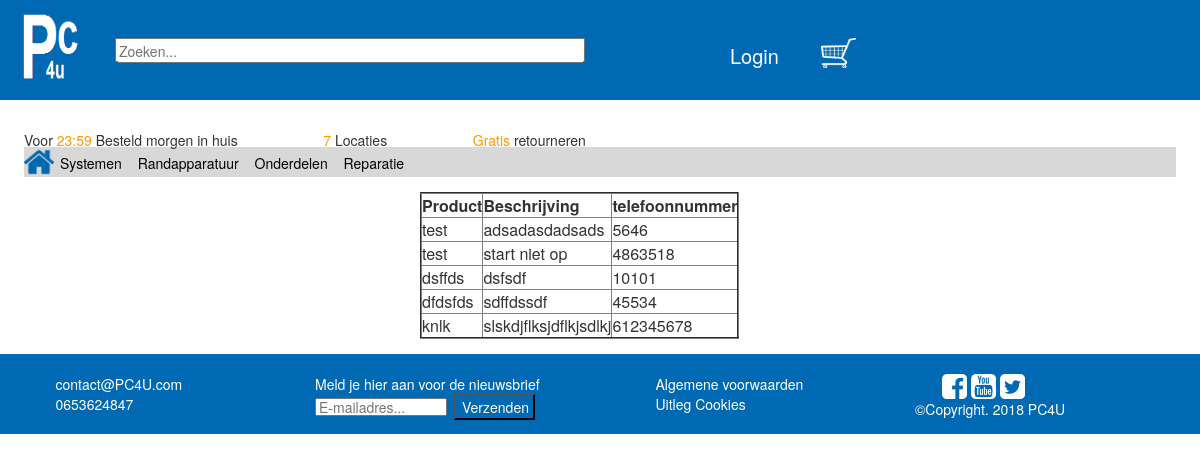
The page /reparaties.php on the database its author committed.
### tables this page shows
CREATE TABLE `productreparaties` (
  `Product` text NOT NULL,
  `Beschrijving` text NOT NULL,
  `telefoonnummer` int(15) NOT NULL
);

### reparaties.php (the view, shortened to what this page needs)
<?php
include("header/header.php");
$conn = mysqli_connect("localhost","root","", "phpopdracht");
$result = $conn->query("SELECT * FROM productreparaties");
?>
<table border="2px solid">
    <tr>
    <th>Product </th>
    <th>Beschrijving</th>
    <th>telefoonnummer </th>
    </tr>
<?php
while ($row = mysqli_fetch_assoc($result))
{?>
<tr>
    <td class='Producten'><?php echo $row['Product']?> </td>
    <td class='Producten'><?php echo $row['Beschrijving']?> </td>
    <td class='Producten'><?php echo $row['telefoonnummer']?> </td>
</tr>
<?php }
?>
    </table>

### style/header.css (style rules this page uses)
body { margin:0; font-family: sans-serif; padding: 0; }

### style/Footer.css (style rules this page uses)
#footer { width: 100%; height: 80px; background-color: rgba(0, 105, 180, 1); }
.footerText { color: white; font-size: 14px; }
#verzendKnop { background-color: rgba(0, 105, 180, 1); width: 30%; }
#emailForm { color:black; width:49%; height: 18px; margin-top: 3px; margin-right: 1%; }
.socialMedia { margin-left: 10%; }

### reparaties.php (style rules this page uses)
table { margin-left:35%; margin-top:15px; margin-bottom:15px; }

### rows shown on the page
productreparaties: Product "test", Beschrijving "adsadasdadsads", telefoonnummer "5646"
productreparaties: Product "test", Beschrijving "start niet op", telefoonnummer "4863518"
productreparaties: Product "dsffds", Beschrijving "dsfsdf", telefoonnummer "10101"
productreparaties: Product "dfdsfds", Beschrijving "sdffdssdf", telefoonnummer "45534"
productreparaties: Product "knlk", Beschrijving "slskdjflksjdflkjsdlkj", telefoonnummer "612345678"
